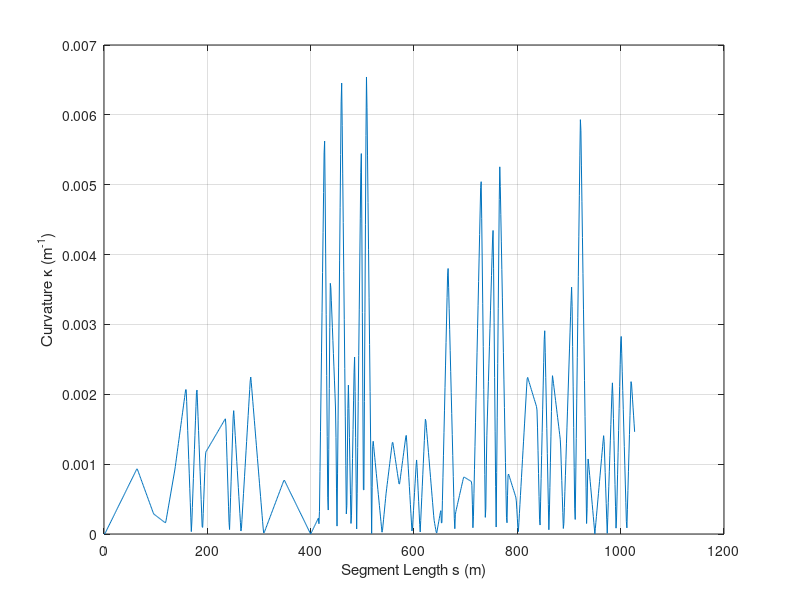

Write the MATLAB code that produced this figure. (Note: this script raises an error after producing the figure.)
%%%%---------------------------------------------
% 11-10-2020

% External files used: curvature.m direction.m
%%%_---------------------------------------------
clear; close all; clc
load('OptimK.mat'); load('OptimS.mat')

% ------------
y = b;
s = a;
y(isnan(y)) = 0;
s(isnan(s)) = 0;

%------
figure; plot(s,y); grid on;
xlabel('Segment Length s (m)'); ylabel('Curvature \kappa (m^{-1})')
%---------------------------------------------------------------
%From this point forward, I am doing the Optimization Semi-Dynamic Routine
% Initial Conditions, NEVER repeat them.
x0 = [s(1) 0.75*mean(s) 1.25*mean(s) s(end) max(y)]
%x0 = [1.25*sSmoo(1) mean(sSmoo) 1.25*mean(sSmoo) .75*sSmoo(end) max(ySmoo)]
%Note: Every single time, the x0 need ot be modified to achieve the right
%form
% Curvature Model M.1
M1 = @(x,s) ((x(5)./(x(2)-x(1))).*(s - x(1))).*(heaviside(s-x(1)) - heaviside(s-x(2))) +...
     x(5).*(heaviside(s-x(2))-heaviside(s-x(3))) + ...
( ( x(5)./(x(4)-x(3))).*(-s+x(3))+ x(5) ).*(heaviside(s-x(3)) - heaviside(s-x(4))); 
% Pr.1
fprintf('Pr. 1, Least Squares Min. Has finalized');
options = optimset('Display','off');


x = lsqcurvefit(M1,x0,s,y,[],[],options)
snew = linspace(s(1),s(end),100); % <--- This defines the 
% size of the "K_vector".
figure; hold on; 
plot(s,y,'bo');
plot(snew,M1(x,snew),'k-','linewidth',2);
xlim([snew(1), snew(end)+5]);
xlabel('Segment Length s (m)'); ylabel('Curvature \kappa (m^{-1})')
legend('Data','Fitted Response','location','best'); 
title('Data and Fitted Curve'); grid on

% -------------------------
%Parameters 
global K_temp e g mu U
% Vehicle Only
L = 2.5;  %U = 1.95;
U = 3;
% Road Only
%e = 12; mu = 0.4;
e = 6; mu = 0.3;
% Both
g = 9.81; K_vector = M1(x,snew);
% -------------------------
%Iterative Optimization Routine for Pr.2 given Optimized M.1
for i = 1:length(K_vector)
K_temp = K_vector(i);  
% Objective Function Pr.2
fun = @(x)  x(1) - (53.7*L + U*x(2)^2/g)*K_temp;    
%C.1 (Bounds)
lb = [-3,25]; % -3 < x1 < 3;
%ub = [30,35];
ub = [3,36];  % 60 < x2 < 80; mph
% There are no linear constraints, so set those arguments to |[]|. 
A = [];  b = []; % Linear In-equality Constraints
Aeq = []; beq = [];  % Linear Equality Constraints
%Initial Conditions
x0 = [1/4,1/2];  
%Constraints as an annoynomous function
nonlcon = @EqConstraint;
options = optimoptions('fmincon','Display','off');
Op(i,:) = fmincon(fun,x0,A,b,Aeq,beq,lb,ub,nonlcon,options);  
end
fprintf('Pr. 2 Has finalized \n');
figure; plot(snew,Op(:,2))
%title('Segment Length vs Velocity Optimized');
grid on
xlabel('Segment Length s (m)'); ylabel('Optimized Velocity (m/s)') 
figure; plot(M1(x,snew),Op(:,2))
title('Curvature vs Velocity Optimized'); grid on

% Nonlinear Constaints (Not bounds)
function [c,ceq] = EqConstraint(x)
global K_temp e g mu 
%Pr.2
% Nonlinear Inequality Constraints
c = x(2)^2*K_temp/g - (mu + 0.01*e)/(1-0.01*mu*e);
% Nonlinear Equality Constraints
ceq = [];
end
